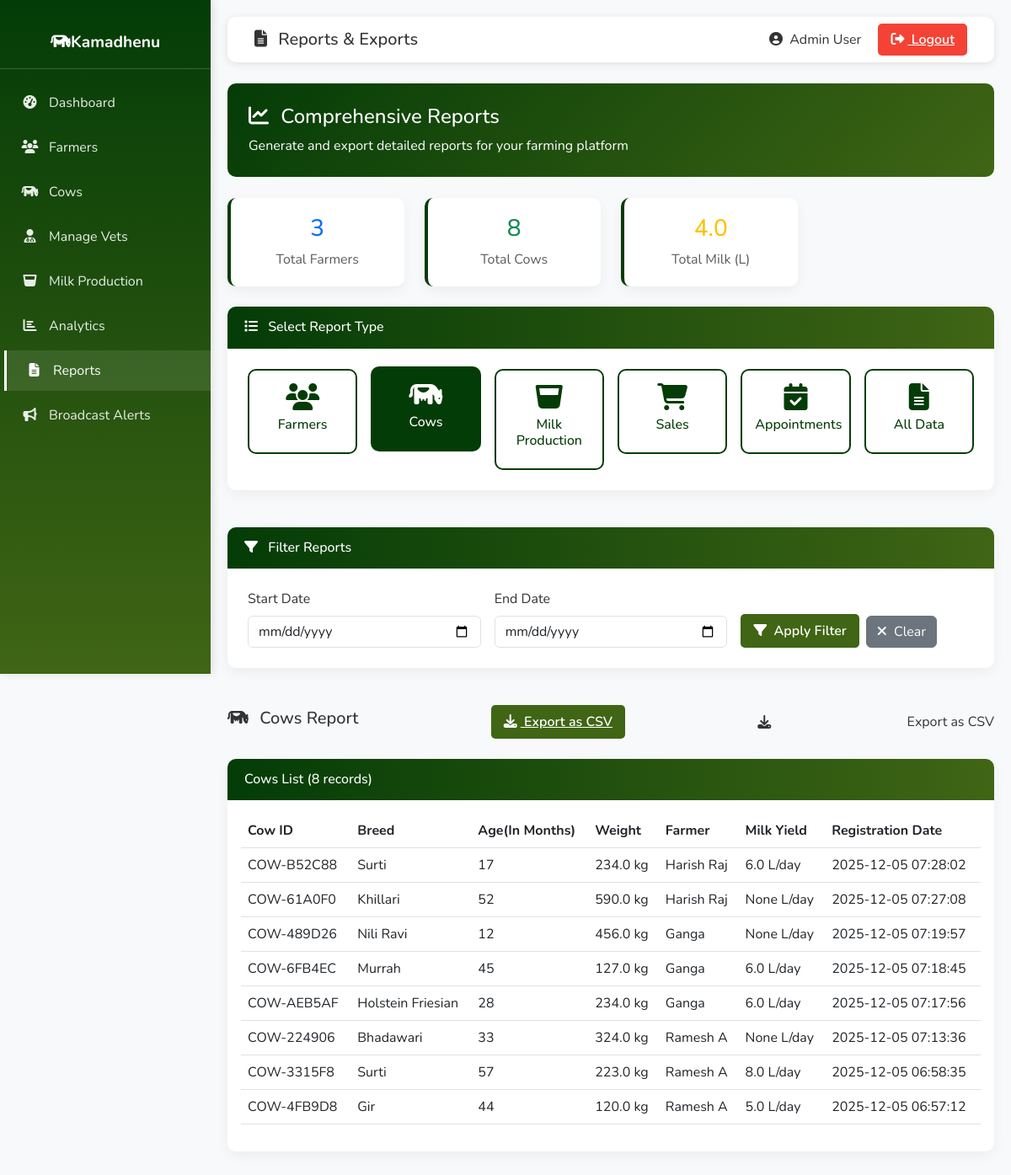
The app's page /admin/reports?type=cows (signed in), older data.
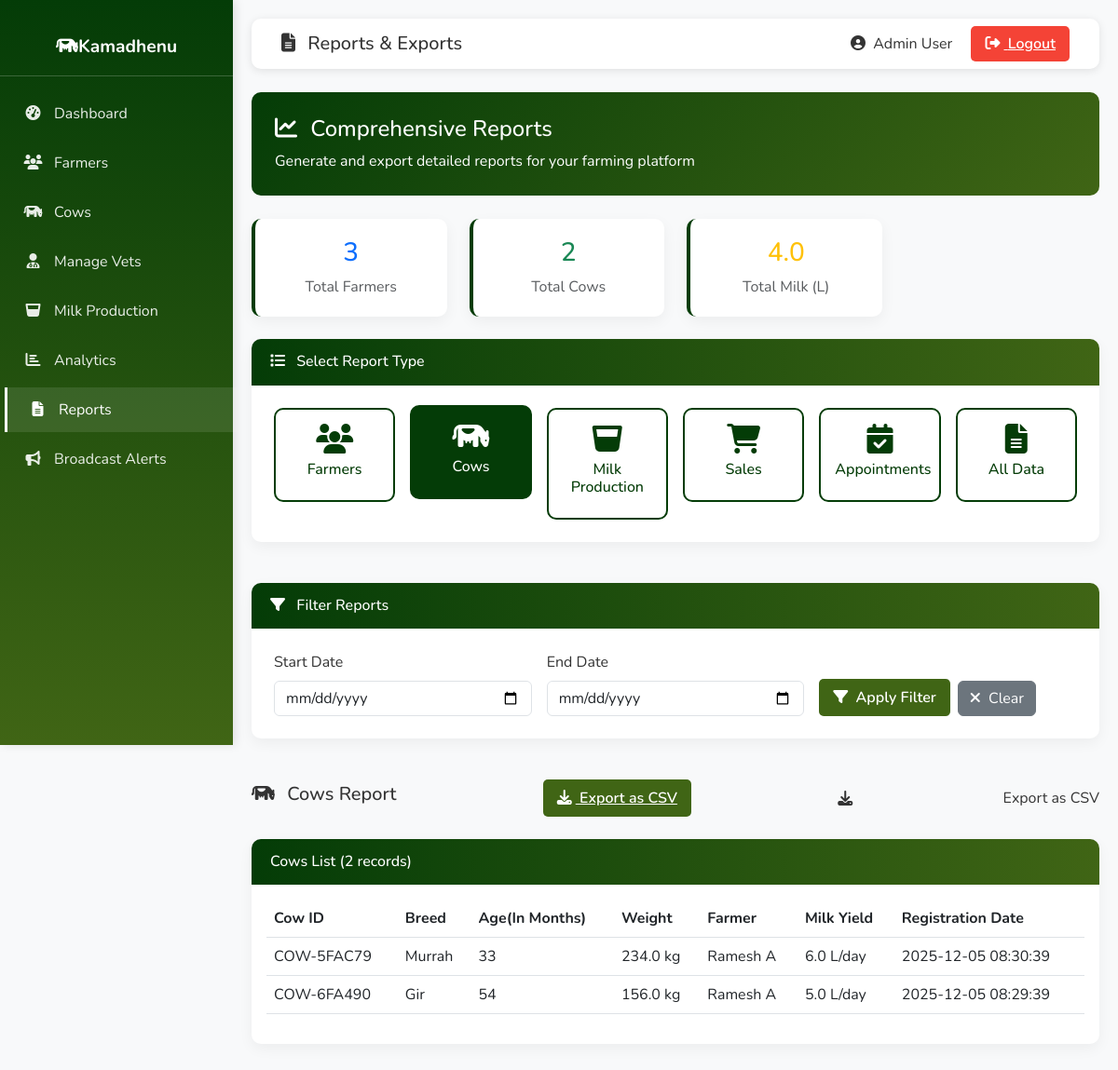
The same page, newer data.
### tables this page shows
CREATE TABLE cows (
            cow_id TEXT PRIMARY KEY,
            farmer_id INTEGER,
            cattle_type TEXT NOT NULL,
            breed TEXT,
            date_of_birth DATE,  -- NEW: Date of birth
            age INTEGER,
            weight REAL,
            color TEXT,
            health_records TEXT,
            vaccination_history TEXT,
            milk_yield REAL,
            special_notes TEXT,
            photo TEXT,
            muzzle_id TEXT,
            muzzle_photo TEXT,
            father_id TEXT,
            mother_id TEXT,
            insurance_by TEXT,  -- NEW: Insurance company name
            insurance_policy_number TEXT,  -- NEW: Policy number
            insurance_valid_upto DATE,  -- NEW: Insurance expiry date
            created_at TIMESTAMP DEFAULT CURRENT_TIMESTAMP,
            FOREIGN KEY (farmer_id) REFERENCES farmers(farmer_id),
            FOREIGN KEY (father_id) REFERENCES cows(cow_id),
            FOREIGN KEY (mother_id) REFERENCES cows(cow_id)
        );

CREATE TABLE farmers (
            farmer_id INTEGER PRIMARY KEY AUTOINCREMENT,
            name TEXT NOT NULL,
            email TEXT UNIQUE NOT NULL,
            phone TEXT UNIQUE NOT NULL,
            state TEXT NOT NULL,
            city TEXT NOT NULL,
            address TEXT,
            password TEXT NOT NULL,
            photo TEXT, 
            created_at TIMESTAMP DEFAULT CURRENT_TIMESTAMP
        );

### app.py (the view, shortened to what this page needs)
@app.route("/admin/reports")
def admin_reports():
    if "admin" not in session:
        return redirect(url_for("admin_login"))
    conn = get_db()
    cursor = conn.cursor()
    report_type = request.args.get('type', 'farmers')
    start_date = request.args.get('start_date', '')
    end_date = request.args.get('end_date', '')
    reports_data = {}
    if report_type == 'farmers':
        query = "SELECT * FROM farmers WHERE 1=1"
        params = []
        if start_date:
            query += " AND DATE(created_at) >= ?"
            params.append(start_date)
        if end_date:
            query += " AND DATE(created_at) <= ?"
            params.append(end_date)
        query += " ORDER BY created_at DESC"
        cursor.execute(query, params)
        reports_data['farmers'] = cursor.fetchall()
    elif report_type == 'cows':
        query = """
            SELECT c.*, f.name as farmer_name, f.phone as farmer_phone
            FROM cows c
            LEFT JOIN farmers f ON c.farmer_id = f.farmer_id
            WHERE 1=1
        """
        params = []
        if start_date:
            query += " AND DATE(c.created_at) >= ?"
            params.append(start_date)
        if end_date:
            query += " AND DATE(c.created_at) <= ?"
            params.append(end_date)
        query += " ORDER BY c.created_at DESC"
        cursor.execute(query, params)
        reports_data['cows'] = cursor.fetchall()
    cursor.execute("SELECT COUNT(*) as total_farmers FROM farmers")
    total_farmers = cursor.fetchone()["total_farmers"]
    cursor.execute("SELECT COUNT(*) as total_cows FROM cows")
    total_cows = cursor.fetchone()["total_cows"]
    cursor.execute("SELECT COALESCE(SUM(total), 0) as total_milk FROM milk_yield")
    total_milk = cursor.fetchone()["total_milk"]
    cursor.execute("SELECT COUNT(*) as total_sales, COALESCE(SUM(price), 0) as total_revenue FROM cows_for_sale WHERE is_sold = 1")
    sales_data = cursor.fetchone()
    conn.close()
    return render_template(
        "admin_reports.html",
        reports_data=reports_data,
        report_type=report_type,
        start_date=start_date,
        end_date=end_date,
        total_farmers=total_farmers,
        total_cows=total_cows,
        total_milk=total_milk,
        total_sales=sales_data["total_sales"],
        total_revenue=sales_data["total_revenue"]
    )

### app.py (called while the page is built)
def get_db():
    conn = sqlite3.connect(DB_NAME)
    conn.row_factory = sqlite3.Row
    return conn

@app.context_processor
def inject_lang():
    return {'current_lang': session.get('language', 'en')}

### templates/admin_reports.html (shortened to what the changed rows need)
<!DOCTYPE html>
<html lang="en">
<head>
    <link rel="stylesheet" href="https://cdn.jsdelivr.net/npm/bootstrap@5.3.0/dist/css/bootstrap.min.css">
    <link rel="stylesheet" href="https://cdnjs.cloudflare.com/ajax/libs/font-awesome/6.4.0/css/all.min.css">
</head>
<body>
    <div class="main-content">
        <div class="row mb-4">
            <div class="col-md-3">
                <div class="stats-card">
                    <h3 class="text-success">{{ total_cows }}</h3>
                    <p class="text-muted mb-0">Total Cows</p>
                </div>
            </div>
        </div>
        <div class="row">
            <div class="col-12">
                <div class="table-card">
                    <div class="table-header">
                        <h6 class="mb-0">
                            {% if report_type == 'farmers' %}
                                Farmers List ({{ reports_data.farmers|length }} records)
                            {% elif report_type == 'cows' %}
                                Cows List ({{ reports_data.cows|length }} records)
                            {% elif report_type == 'milk_production' %}
                                Milk Production Records ({{ reports_data.milk_production|length }} records)
                            {% elif report_type == 'sales' %}
                                Sales Records ({{ reports_data.sales|length }} records)
                            {% elif report_type == 'appointments' %}
                                Appointment Records ({{ reports_data.appointments|length }} records)
                            {% else %}
                                All Data
                            {% endif %}
                        </h6>
                    </div>
                    <div class="p-3">
                        <div class="table-responsive">
                            {% if report_type == 'farmers' %}
                                <table class="table table-hover">
                                    <thead>
                                        <tr>
                                            <th>Farmer ID</th>
                                            <th>Name</th>
                                            <th>Email</th>
                                            <th>Phone</th>
                                            <th>State</th>
                                            <th>City</th>
                                            <th>Registration Date</th>
                                        </tr>
                                    </thead>
                                    <tbody>
                                        {% for farmer in reports_data.farmers %}
                                        <tr>
                                            <td>{{ farmer.farmer_id }}</td>
                                            <td>{{ farmer.name }}</td>
                                            <td>{{ farmer.email }}</td>
                                            <td>{{ farmer.phone }}</td>
                                            <td>{{ farmer.state }}</td>
                                            <td>{{ farmer.city }}</td>
                                            <td>{{ farmer.created_at }}</td>
                                        </tr>
                                        {% endfor %}
                                    </tbody>
                                </table>
                            {% elif report_type == 'cows' %}
                                <table class="table table-hover">
                                    <thead>
                                        <tr>
                                            <th>Cow ID</th>
                                            <th>Breed</th>
                                            <th>Age(In Months)</th>
                                            <th>Weight</th>
                                            <th>Farmer</th>
                                            <th>Milk Yield</th>
                                            <th>Registration Date</th>
                                        </tr>
                                    </thead>
                                    <tbody>
                                        {% for cow in reports_data.cows %}
                                        <tr>
                                            <td>{{ cow.cow_id }}</td>
                                            <td>{{ cow.breed }}</td>
                                            <td>{{ cow.age }}</td>
                                            <td>{{ cow.weight }} kg</td>
                                            <td>{{ cow.farmer_name or 'N/A' }}</td>
                                            <td>{{ cow.milk_yield }} L/day</td>
                                            <td>{{ cow.created_at }}</td>
                                        </tr>
                                        {% endfor %}
                                    </tbody>
                                </table>
                            {% else %}
                                <div class="text-center py-5">
                                    <i class="fas fa-file-alt fa-3x text-muted mb-3"></i>
                                    <h5 class="text-muted">Select a report type to view data</h5>
                                </div>
                            {% endif %}
                        </div>
                    </div>
                </div>
            </div>
        </div>
    </div>
</body>
</html>

Row changes from the older to the newer data that the page shows:
removed cows: cow_id "COW-B52C88", breed "Surti", age "17", weight "234.0", name "Harish Raj", milk_yield "6.0", created_at "2025-12-05 07:28:02"
removed cows: cow_id "COW-61A0F0", breed "Khillari", age "52", weight "590.0", name "Harish Raj", milk_yield "None", created_at "2025-12-05 07:27:08"
removed cows: cow_id "COW-489D26", breed "Nili Ravi", age "12", weight "456.0", name "Ganga", milk_yield "None", created_at "2025-12-05 07:19:57"
removed cows: cow_id "COW-6FB4EC", breed "Murrah", age "45", weight "127.0", name "Ganga", milk_yield "6.0", created_at "2025-12-05 07:18:45"
removed cows: cow_id "COW-AEB5AF", breed "Holstein Friesian", age "28", weight "234.0", name "Ganga", milk_yield "6.0", created_at "2025-12-05 07:17:56"
removed cows: cow_id "COW-224906", breed "Bhadawari", age "33", weight "324.0", name "Ramesh A", milk_yield "None", created_at "2025-12-05 07:13:36"
removed cows: cow_id "COW-3315F8", breed "Surti", age "57", weight "223.0", name "Ramesh A", milk_yield "8.0", created_at "2025-12-05 06:58:35"
removed cows: cow_id "COW-4FB9D8", breed "Gir", age "44", weight "120.0", name "Ramesh A", milk_yield "5.0", created_at "2025-12-05 06:57:12"
added cows: cow_id "COW-5FAC79", breed "Murrah", age "33", weight "234.0", name "Ramesh A", milk_yield "6.0", created_at "2025-12-05 08:30:39"
added cows: cow_id "COW-6FA490", breed "Gir", age "54", weight "156.0", name "Ramesh A", milk_yield "5.0", created_at "2025-12-05 08:29:39"
Text that changed along with them:
{{ total_cows }}: "8" → "2"
{{ reports_data.cows|length }}: "8" → "2"
